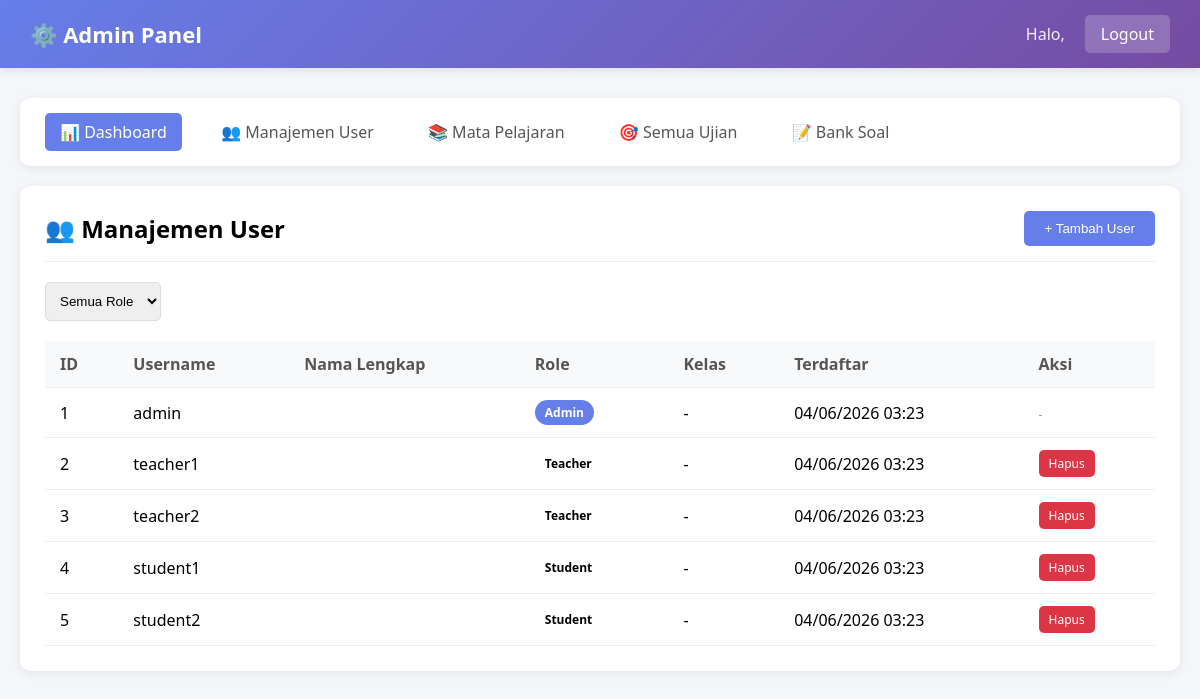
The page /admin/users.php (signed in) on the database its author committed.
### tables this page shows
CREATE TABLE IF NOT EXISTS users (
    id INT AUTO_INCREMENT PRIMARY KEY,
    username VARCHAR(50) UNIQUE NOT NULL,
    password VARCHAR(255) NOT NULL,
    full_name VARCHAR(100) NOT NULL,
    role ENUM('admin', 'teacher', 'student') NOT NULL,
    class VARCHAR(20) DEFAULT NULL,
    created_at TIMESTAMP DEFAULT CURRENT_TIMESTAMP
);

### admin/users.php (the view, shortened to what this page needs)
<?php
$db = getDBConnection();
$sql = "SELECT * FROM users";
$sql .= " ORDER BY created_at DESC";
$stmt = $db->query($sql);
$userList = $stmt->fetchAll();
?>
<div class="nav-menu">
    <a href="dashboard.php" class="active">📊 Dashboard</a>
    <a href="users.php">👥 Manajemen User</a>
    <a href="mapel.php">📚 Mata Pelajaran</a>
    <a href="ujian-all.php">🎯 Semua Ujian</a>
    <a href="soal-all.php">📝 Bank Soal</a>
</div>
<div class="content-card">
    <div class="content-header">
        <h2>👥 Manajemen User</h2>
        <button onclick="document.getElementById('addUserModal').style.display='block'" class="btn btn-primary">+ Tambah User</button>
    </div>
    <form method="GET" style="margin-bottom: 20px;">
        <select name="role" onchange="this.form.submit()" style="padding: 10px; border-radius: 5px; border: 1px solid #ddd;">
            <option value="">Semua Role</option>
        </select>
    </form>
    <table>
        <thead>
            <tr>
                <th>ID</th>
                <th>Username</th>
                <th>Nama Lengkap</th>
                <th>Role</th>
                <th>Kelas</th>
                <th>Terdaftar</th>
                <th>Aksi</th>
            </tr>
        </thead>
        <tbody>
            <?php foreach ($userList as $u): ?>
            <tr>
                <td><?= $u['id'] ?></td>
                <td><?= htmlspecialchars($u['username']) ?></td>
                <td><?= htmlspecialchars($u['nama_lengkap']) ?></td>
                <td><span class="badge role-<?= $u['role'] ?>"><?= ucfirst($u['role']) ?></span></td>
                <td><?= htmlspecialchars($u['kelas'] ?? '-') ?></td>
                <td><?= date('d/m/Y H:i', strtotime($u['created_at'])) ?></td>
                <td>
                    <?php if ($u['role'] != 'admin'): ?>
                    <a href="?delete=<?= $u['id'] ?>" class="btn btn-danger" style="padding: 5px 10px; font-size: 12px;" onclick="return confirm('Yakin ingin menghapus user ini?')">Hapus</a>
                    <?php else: ?>
                    <span style="color: #999; font-size: 12px;">-</span>
                    <?php endif; ?>
                </td>
            </tr>
            <?php endforeach; ?>
        </tbody>
    </table>
</div>
<?php
$content = ob_get_clean();
include __DIR__ . '/../../views/layouts/admin.php';
?>

### views/layouts/admin.php (shortened to what this page needs)
<?php
$auth = new Auth();
$user = $auth->user();
?>
<!DOCTYPE html>
<html lang="id">
<head>
</head>
<body>
    <nav class="navbar">
        <h1>⚙️ Admin Panel</h1>
        <div class="navbar-right">
            <div class="user-info">Halo, <?= htmlspecialchars($user['nama_lengkap']) ?></div>
            <a href="?logout=1" class="btn-logout">Logout</a>
        </div>
    </nav>
    <div class="container">
        <?= $content ?>
    </div>
</body>
</html>

### views/layouts/admin.php (style rules this page uses)
* { margin: 0; padding: 0; box-sizing: border-box; }
body { font-family: 'Segoe UI', Tahoma, Geneva, Verdana, sans-serif; background: #f5f6fa; }
.navbar { background: linear-gradient(135deg, #667eea 0%, #764ba2 100%); color: white; padding: 15px 30px; display: flex; justify-content: space-between; align-items: center; box-shadow: 0 2px 10px rgba(0,0,0,0.1); }
.navbar h1 { font-size: 22px; }
.navbar-right { display: flex; align-items: center; gap: 20px; }
.user-info { color: white; opacity: 0.9; }
.btn-logout { background: rgba(255,255,255,0.2); color: white; padding: 8px 16px; border-radius: 5px; text-decoration: none; transition: background 0.3s; }
.container { max-width: 1200px; margin: 30px auto; padding: 0 20px; }
.content-card { background: white; border-radius: 10px; box-shadow: 0 2px 10px rgba(0,0,0,0.08); padding: 25px; }
.content-header { display: flex; justify-content: space-between; align-items: center; margin-bottom: 20px; padding-bottom: 15px; border-bottom: 1px solid #eee; }
.btn { display: inline-block; padding: 10px 20px; border-radius: 5px; text-decoration: none; font-weight: 500; transition: all 0.3s; cursor: pointer; border: none; }
.btn-primary { background: #667eea; color: white; }
.btn-danger { background: #dc3545; color: white; }
table { width: 100%; border-collapse: collapse; }
th, td { padding: 12px 15px; text-align: left; border-bottom: 1px solid #eee; }
th { background: #f8f9fa; font-weight: 600; color: #555; }
.badge { display: inline-block; padding: 4px 10px; border-radius: 20px; font-size: 12px; font-weight: 600; }
.role-admin { background: #667eea; color: white; }
.nav-menu { background: white; padding: 15px 25px; margin-bottom: 20px; border-radius: 10px; box-shadow: 0 2px 10px rgba(0,0,0,0.08); }
.nav-menu a { display: inline-block; margin-right: 20px; color: #555; text-decoration: none; padding: 8px 15px; border-radius: 5px; transition: all 0.3s; }
.nav-menu a:hover, .nav-menu a.active { background: #667eea; color: white; }

### rows shown on the page
users: id "1", username "admin", role "Admin", kelas "-", created_at "04/06/2026 03:23"
users: id "2", username "teacher1", role "Teacher", kelas "-", created_at "04/06/2026 03:23"
users: id "3", username "teacher2", role "Teacher", kelas "-", created_at "04/06/2026 03:23"
users: id "4", username "student1", role "Student", kelas "-", created_at "04/06/2026 03:23"
users: id "5", username "student2", role "Student", kelas "-", created_at "04/06/2026 03:23"
